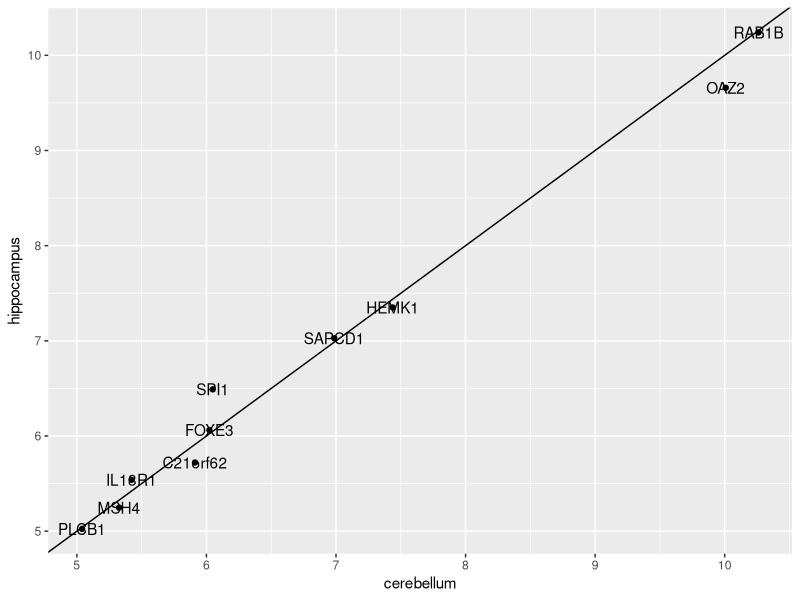

Generate this figure with R:
library(dslabs)
library(caret)
library(tidyverse)
data("tissue_gene_expression")

set.seed(1993, sample.kind="Rounding") #if using R 3.6 or later set.seed(1993, sample.kind="Rounding")
ind <- which(tissue_gene_expression$y %in% c("cerebellum", "hippocampus"))
y <- droplevels(tissue_gene_expression$y[ind])
x <- tissue_gene_expression$x[ind, ]
x <- x[, sample(ncol(x), 10)]
#to know the accuracy using lda method
train(x,y, method = "qda")


#to udnerstand what predictors drive the algorithm, lets take a look at the 
dfmeans<-t(train(x,y, method = "lda")$finalModel$means)%>%data.frame()


dfmeans%>%mutate(x=rownames(.))%>%ggplot(aes(cerebellum,hippocampus,label=x))+
  geom_point()+
  geom_text()+
  geom_abline()
